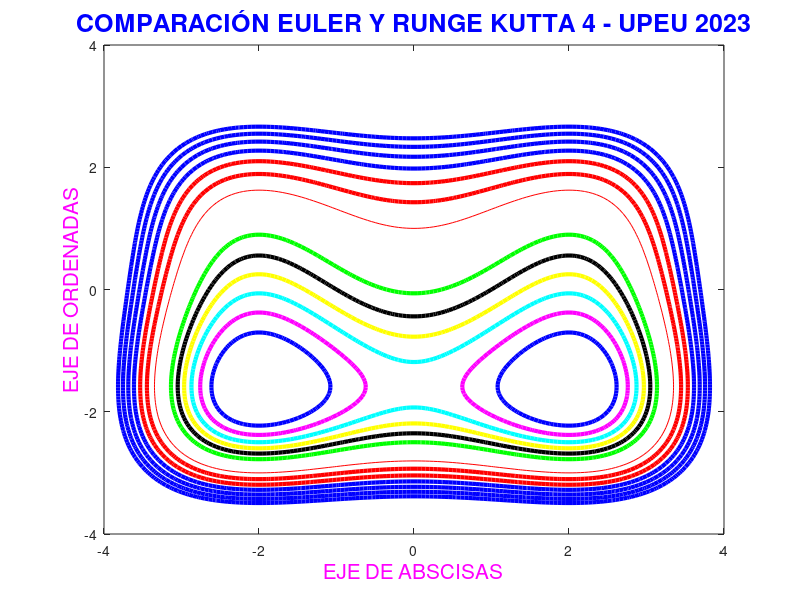

Source code (MATLAB): (Note: this script raises an error after producing the figure.)
function contornosoria
%Curso:Ecuaciones diferenciales 
%Docente: Dr. Soria Quijaite Juan Jesús 
%Universidad: Autónoma del Perú 
x1=-4:0.05:4;
y1=-4:0.05:4;
[x,y]=meshgrid(x1,y1);
f1=y.^4+16*y+x.^4-8*x.^2-17;
contour(x,y,f1,[0.00 0.00],'r')
 hold on
f2=y.^4+16*y+x.^4-8*x.^2-27;
f3=y.^4+16*y+x.^4-8*x.^2-37;
f4=y.^4+16*y+x.^4-8*x.^2-47;
f5=y.^4+16*y+x.^4-8*x.^2-57;
f6=y.^4+16*y+x.^4-8*x.^2-67;
f7=y.^4+16*y+x.^4-8*x.^2-77;
f8=y.^4+16*y+x.^4-8*x.^2+27;
f9=y.^4+16*y+x.^4-8*x.^2+22;
f10=y.^4+16*y+x.^4-8*x.^2+17;
f11=y.^4+16*y+x.^4-8*x.^2+12;
f12=y.^4+16*y+x.^4-8*x.^2+7;
f13=y.^4+16*y+x.^4-8*x.^2+1;
contour(x,y,f2,[0.00 0.00],'r','LineWidth',3)
contour(x,y,f3,[0.00 0.00],'r','LineWidth',3)
contour(x,y,f4,[0.00 0.00],'b','LineWidth',3)
contour(x,y,f5,[0.00 0.00],'b','LineWidth',3)
contour(x,y,f6,[0.00 0.00],'b','LineWidth',3)
contour(x,y,f7,[0.00 0.00],'b','LineWidth',3)
contour(x,y,f8,[0.00 0.00],'b','LineWidth',3)
contour(x,y,f9,[0.00 0.00],'m','LineWidth',3)
contour(x,y,f10,[0.00 0.00],'c','LineWidth',3)
contour(x,y,f11,[0.00 0.00],'y','LineWidth',3)
contour(x,y,f12,[0.00 0.00],'k','LineWidth',3)
contour(x,y,f13,[0.00 0.00],'g','LineWidth',3)
xlabel('EJE DE ABSCISAS','Fontsize',15,'color','m')
ylabel('EJE DE ORDENADAS','Fontsize',15,'color','m')
title('COMPARACIÓN EULER Y RUNGE KUTTA 4 - UPEU 2023','Fontsize',18,'color','b')
grid on 
gtext('f(x;y)=y.^4+16*y+x.^4-8*x.^2-C')
hold off
